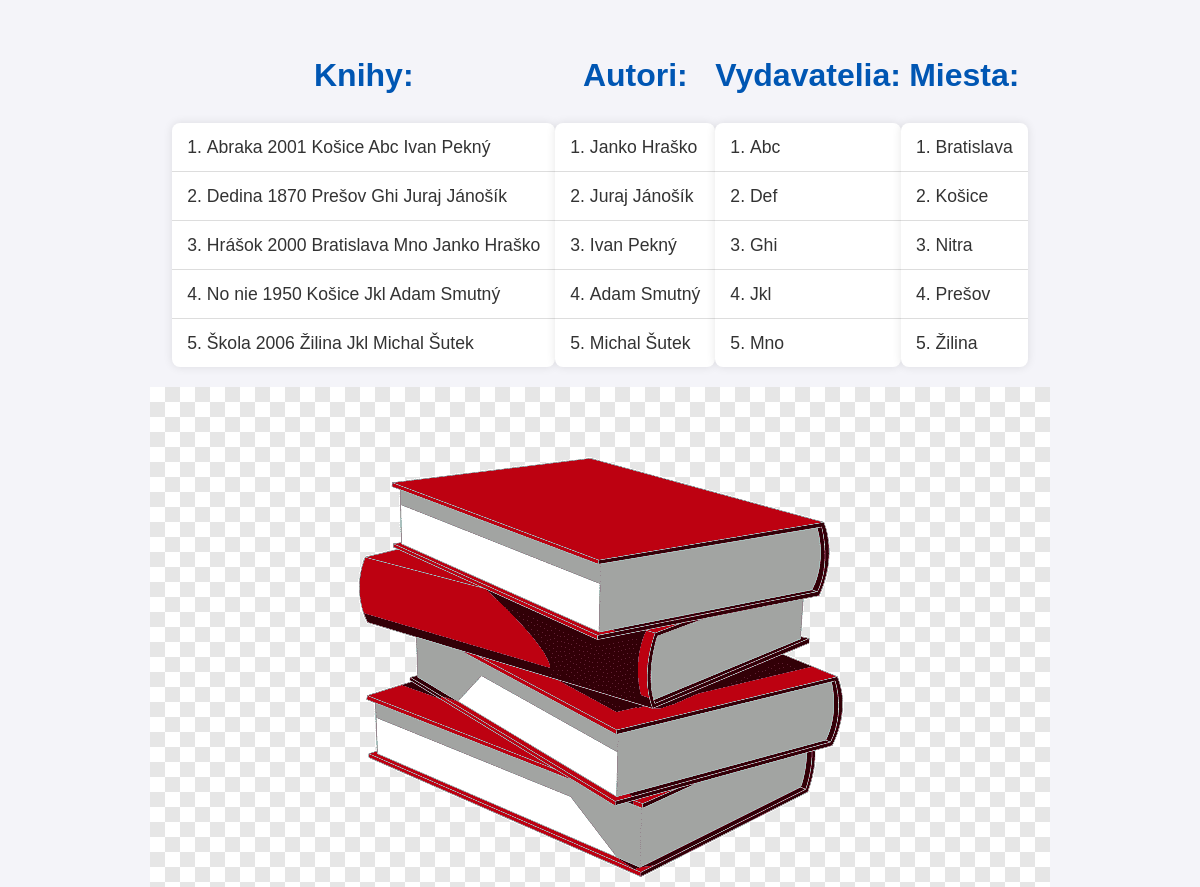
The page /kniznica/ on the database its author committed.
### kniznica/models.py (models this page shows)
class Kniha(models.Model):
     autor = models.ForeignKey(Autor, on_delete=models.SET_NULL, null=True, blank=True)
     vydavatel = models.ForeignKey(Vydavatel, on_delete=models.SET_NULL, null=True, blank=True)
     miesto = models.ForeignKey(Miesto, on_delete=models.SET_NULL, null=True, blank=True)
     nazov = models.CharField(max_length=20)
     rok = models.IntegerField()
     def __str__(self):
         return f"{self.nazov} {self.rok} {self.miesto} {self.vydavatel} {self.autor}"
     class Meta:
         verbose_name = "Kniha"
         verbose_name_plural = "Knihy"
         ordering = ['nazov']

class Miesto(models.Model):
    nazov = models.CharField(max_length=20)
    def __str__(self):
        return f"{self.nazov}"
    class Meta:
        verbose_name = "Miesto"
        verbose_name_plural = "Miesta"
        ordering = ['nazov']

class Vydavatel(models.Model):
    nazov = models.CharField(max_length=20)
    def __str__(self):
        return f"{self.nazov}"
    class Meta:
        verbose_name = "Vydavatel"
        verbose_name_plural = "Vydavatelia"
        ordering = ['nazov']

class Autor(models.Model):
    meno = models.CharField(max_length=20)
    priezvisko = models.CharField(max_length=20)
    def __str__(self):
        return f"{self.meno} {self.priezvisko}"
    class Meta:
        verbose_name = "Autor"
        verbose_name_plural = "Autori"
        ordering = ['priezvisko']

### kniznica/views.py (the view)
# urls.py: path('', views.index, name='index'),
def index(request):
    knihy = Kniha.objects.all()
    autori = Autor.objects.all()
    vydavatelia = Vydavatel.objects.all()
    miesta = Miesto.objects.all()
    return render(request, 'kniznica/index.html', {'knihy': knihy, 'autori': autori, 'vydavatelia': vydavatelia, 'miesta': miesta})

### kniznica/templates/kniznica/index.html (shortened to what this page needs)
{% load static %}
<!DOCTYPE html>
<html lang="en">
<head>
    <link rel="stylesheet" href="{% static 'kniznica/index.css' %}">
</head>
<body>
    <div class="a">
        <div>
            <h1>Knihy:</h1>
            <ol>
                {% for kniha in knihy %}
                    <li>{{ kniha }}</li>
                {% endfor %}
            </ol>
        </div>
        <div>
            <h1>Autori:</h1>
            <ol>
                {% for autor in autori %}
                    <li>{{ autor }}</li>
                {% endfor %}
            </ol>
        </div>
        <div>
            <h1>Vydavatelia:</h1>
            <ol>
                {% for vydavatel in vydavatelia %}
                    <li>{{ vydavatel }}</li>
                {% endfor %}
            </ol>
        </div>
        <div>
            <h1>Miesta:</h1>
            <ol>
                {% for miesto in miesta %}
                    <li>{{ miesto }}</li>
                {% endfor %}
            </ol>
        </div>
    </div>
    <div class="b">
        <img src="{% static 'kniznica/kniha.png' %}" alt="skola">
    </div>
</body>
</html>

### kniznica/static/kniznica/index.css (style rules this page uses)
body { font-family: Arial, sans-serif; background-color: #f4f4f9; color: #333; margin: 0; padding: 0; line-height: 1.6; }
h1 { color: #0056b3; text-align: center; margin-top: 50px; font-size: 2em; }
ol { max-width: 600px; margin: 20px auto; padding: 0; list-style-position: inside; background-color: #ffffff; border-radius: 8px; box-shadow: 0 0 10px rgba(0, 0, 0, 0.1); }
li { font-size: 1.1em; padding: 10px 15px; border-bottom: 1px solid #ddd; }
li:last-child { border-bottom: none; }
.a { display: flex; justify-content: center; }
.b { display: flex; justify-content: center; }

### rows shown on the page
Kniha: nazov+rok+miesto "Abraka 2001 Košice Abc Ivan Pekný"
Kniha: nazov+rok+miesto "Dedina 1870 Prešov Ghi Juraj Jánošík"
Kniha: nazov+rok+miesto "Hrášok 2000 Bratislava Mno Janko Hraško"
Kniha: nazov+rok+miesto "No nie 1950 Košice Jkl Adam Smutný"
Kniha: nazov+rok+miesto "Škola 2006 Žilina Jkl Michal Šutek"
Autor: meno+priezvisko "Janko Hraško"
Autor: meno+priezvisko "Juraj Jánošík"
Autor: meno+priezvisko "Ivan Pekný"
Autor: meno+priezvisko "Adam Smutný"
Autor: meno+priezvisko "Michal Šutek"
Vydavatel: nazov "Abc"
Vydavatel: nazov "Def"
Vydavatel: nazov "Ghi"
Vydavatel: nazov "Jkl"
Vydavatel: nazov "Mno"
Miesto: nazov "Bratislava"
Miesto: nazov "Košice"
Miesto: nazov "Nitra"
Miesto: nazov "Prešov"
Miesto: nazov "Žilina"
